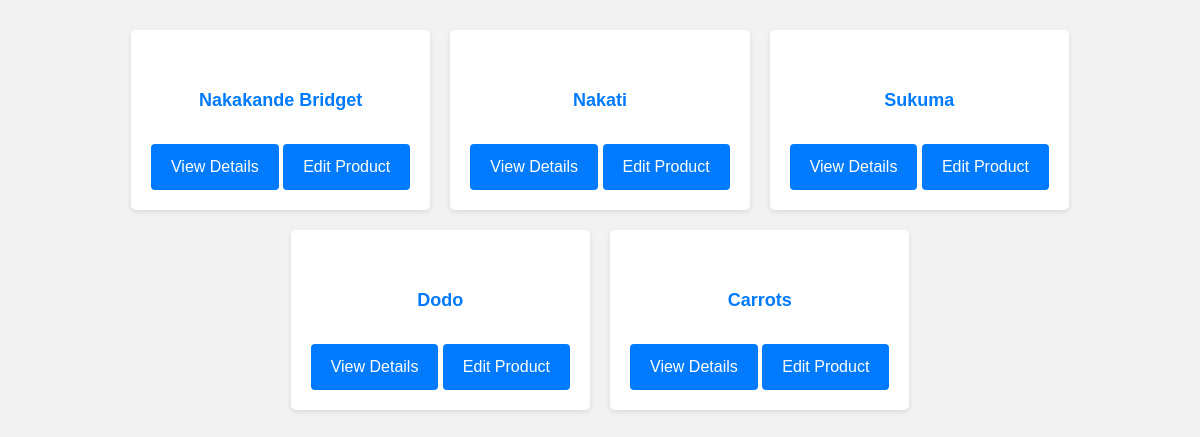
/order/orders/list, run on the app's committed database.
### order/models.py (models this page shows)
class Order(models.Model):
    basket = models.ForeignKey(Product_Cart, null=True, on_delete=models.CASCADE)
    customer = models.ForeignKey(Customer,null=True, on_delete=models.CASCADE )
    delivery = models.OneToOneField(Delivery,null=True, on_delete=models.CASCADE )
    name = models.CharField(max_length=100)
    description = models.TextField()
    price = models.DecimalField(max_digits=5, decimal_places=2)
    created_at = models.DateTimeField(auto_now_add=True)

### order/views.py (the view)
# urls.py: path("orders/list", orders_list , name="orders_list"),
def orders_list(request):
    orders = Order.objects.all()
    return render(request, 'order/orders_list.html', {'orders':orders})

### templates/order/orders_list.html (shortened to what this page needs)
<!DOCTYPE html>
<html lang="en">
<head>
</head>
<div class="allproducts">
    {% for order in orders %}
        <div class="product-container">
            <h1 class="product-name">{{ order.name }}</h1>
             <a href="{% url 'order_detail' id=product.id %}">View Details</a>
             <a href="{% url 'order_update_view' id=product.id %}">Edit Product</a>
        </div>
    {% endfor %}
</div>
</body>
</html>

### templates/order/orders_list.html (style rules this page uses)
.allproducts { display: flex; flex-wrap: wrap; justify-content: center; }
.product-container { background-color: #fff; box-shadow: 0 2px 5px rgba(0, 0, 0, 0.1); border-radius: 5px; margin: 10px; padding: 20px; max-width: 300px; text-align: center; }
.product-name { color: #007bff; font-size: 18px; margin-top: 10px; margin-bottom: 20px; }
a { display: inline-block; background-color: #007bff; color: #fff; text-decoration: none; padding: 10px 20px; margin-top: 10px; border-radius: 4px; }

### data on the page
Order: name "Nakakande Bridget"
Order: name "Nakati"
Order: name "Sukuma"
Order: name "Dodo"
Order: name "Carrots"
